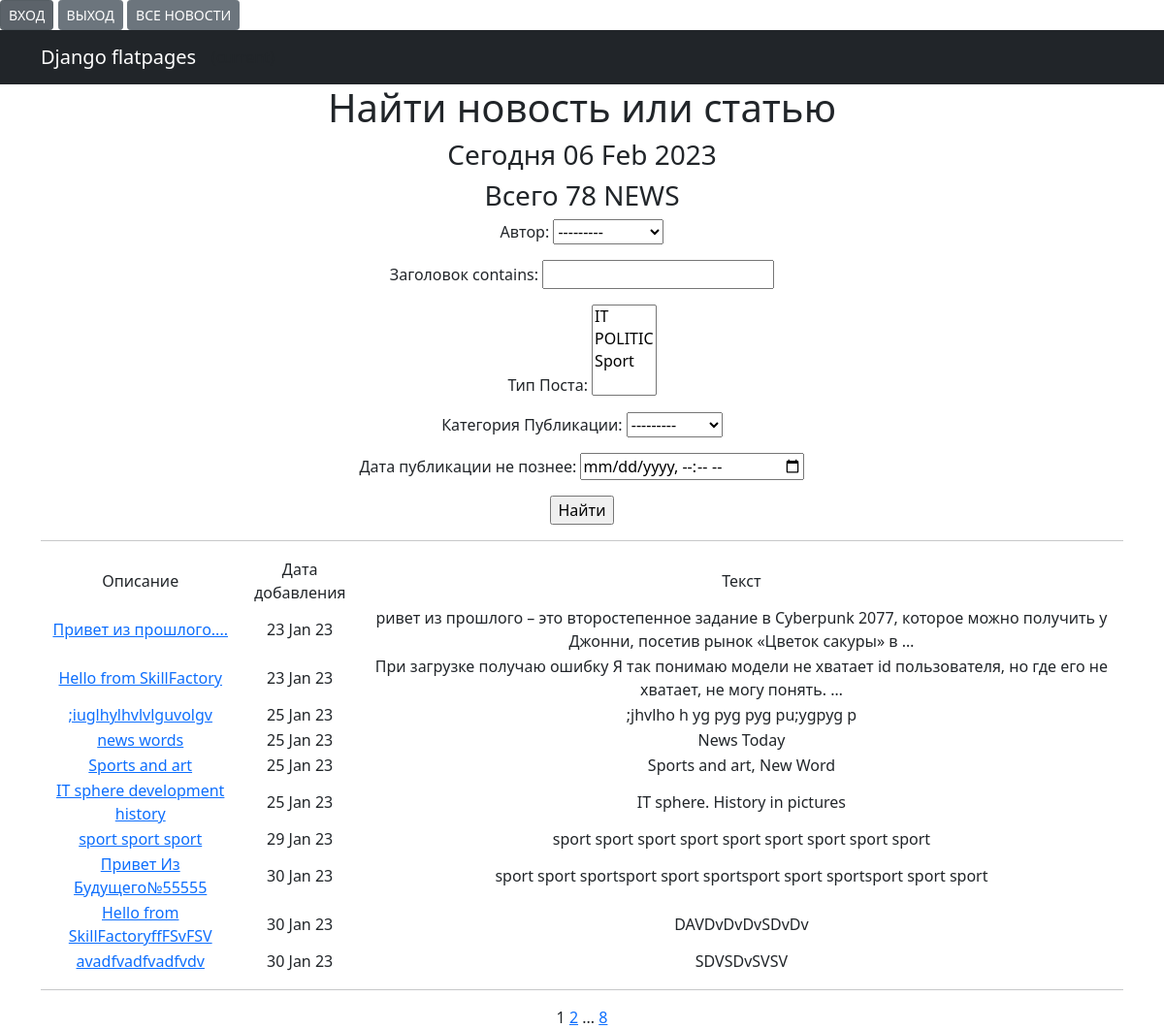
The app's page /news/search/ with its own data.
### news/models.py (models this page shows, shortened)
class Post(models.Model):
    author = models.ForeignKey(Author, on_delete=models.CASCADE, verbose_name="Автор")
    NEWS = "NW"
    ARTICLE = "AT"
    CATEGORY_CHOICES = (
        (NEWS, 'НОВОСТЬ'),
        (ARTICLE, 'СТАТЬЯ'),
    )
    categoryType = models.CharField(max_length=2, choices=CATEGORY_CHOICES, default=ARTICLE,
                                    verbose_name="Категория Публикации")
    dataCreation = models.DateTimeField(auto_now_add=True, verbose_name="Дата публикации")
    category = models.ManyToManyField(Category, through='PostCategory', verbose_name="Тип Поста")
    title = models.CharField(max_length=128, verbose_name="Заголовок")
    text = models.TextField(verbose_name=' ТЕКСТ')
    rating = models.SmallIntegerField(default=0, verbose_name="Рейтинг")

### news/views.py (the view)
# urls.py: path('search/', NewsSearch.as_view(), name='search'),
class NewsSearch(ListView):
    model = Post
    ordering = 'dataCreation'
    template_name = 'search.html'
    context_object_name = 'search'
    paginate_by = 10
    def get_queryset(self):
        queryset = super().get_queryset()
        self.filterset = PostFilter(self.request.GET, queryset)
        return self.filterset.qs
    def get_context_data(self, **kwargs):
        context = super().get_context_data(**kwargs)
        context['filterset'] = self.filterset
        context['all_news'] = Post.objects.all()
        return context

### news/models.py (called while the page is built)
    def __str__(self):
        return f'{self.authorUser}'

    def __str__(self):
        return f'{self.name}'

### news/templatetags/custom_filters.py (called while the page is built)
@register.filter()
def censor(value):
    ban_words = ['fuck', 'хер']
    if not isinstance(value, str):
        raise TypeError(f"unresolved type'{type(value)}' expected type 'str")
    for word in value.split():
        if word.lower() in ban_words:
            value = value.replace(word, f'{word[0]}{"*"*(len(word)-1)}')
    return value

### news/templatetags/custom_tags.py (called while the page is built)
@register.simple_tag()
def current_time(format_string='%b %d %Y'):
    return datetime.utcnow().strftime(format_string)

### news/templates/search.html (shortened to what this page needs)
{% extends 'flatpages/default.html' %}
{% load custom_filters %}
{% load custom_tags %}
{% block content %}
<h1>Найти новость или статью</h1>
<h3>Сегодня {% current_time '%d %b %Y' %}</h3>
<h3> Всего {{ all_news|length }} NEWS</h3>
<form action="" method="get">
    {{ filterset.form.as_p }}
    <input type="submit" value="Найти"/>
</form>
<hr>
{% if search %}
<table>
    <tr>
        <td>Описание</td>
        <td>Дата добавления</td>
        <td>Текст</td>
    <tr>
        {% for new in search %}
    <tr>
        <td><a href="{% url 'new' new.id %}">{{ new.title|censor }}</a></td>
        <td>{{ new.dataCreation|date:'d M y ' }}</td>
        <td>{{ new.text|truncatewords:20|censor}}</td>
        {% endfor %}
</table>
<hr>
{% else %}
<h2>Новостей нет!</h2>
{% endif %}
{{ page_obj.number }}
{% if page_obj.has_next %}
<a href="?page={{ page_obj.next_page_number }}">{{ page_obj.next_page_number }}</a>
{% if paginator.num_pages != page_obj.next_page_number %}
...
<a href="?page={{ page_obj.paginator.num_pages }}">{{ page_obj.paginator.num_pages }}</a>
{% endif %}
{% endif %}
{% endblock content %}

### records on screen
Post: title|censor "Привет из прошлого....", dataCreation "23 Jan 23", text|censor "ривет из прошлого – это второстепенное задание в Cyberpunk 2077, которое можно получить у Джонни, посетив рынок «Цветок сакуры» в …"
Post: title|censor "Hello from SkillFactory", dataCreation "23 Jan 23", text|censor "При загрузке получаю ошибку Я так понимаю модели не хватает id пользователя, но где его не хватает, не могу понять. …"
Post: title|censor ";iuglhylhvlvlguvolgv", dataCreation "25 Jan 23", text|censor ";jhvlho h yg pyg pyg pu;ygpyg p"
Post: title|censor "news words", dataCreation "25 Jan 23", text|censor "News Today"
Post: title|censor "Sports and art", dataCreation "25 Jan 23", text|censor "Sports and art, New Word"
Post: title|censor "IT sphere development history", dataCreation "25 Jan 23", text|censor "IT sphere. History in pictures"
Post: title|censor "sport sport sport", dataCreation "29 Jan 23", text|censor "sport sport sport sport sport sport sport sport sport"
Post: title|censor "Привет Из Будущего№55555", dataCreation "30 Jan 23", text|censor "sport sport sportsport sport sportsport sport sportsport sport sport"
Post: title|censor "Hello from SkillFactoryffFSvFSV", dataCreation "30 Jan 23", text|censor "DAVDvDvDvSDvDv"
Post: title|censor "avadfvadfvadfvdv", dataCreation "30 Jan 23", text|censor "SDVSDvSVSV"

### other values on screen
{{ all_news|length }} "78"
{{ page_obj.number }} "1"
{{ page_obj.next_page_number }} "2"
{{ page_obj.paginator.num_pages }} "8"
